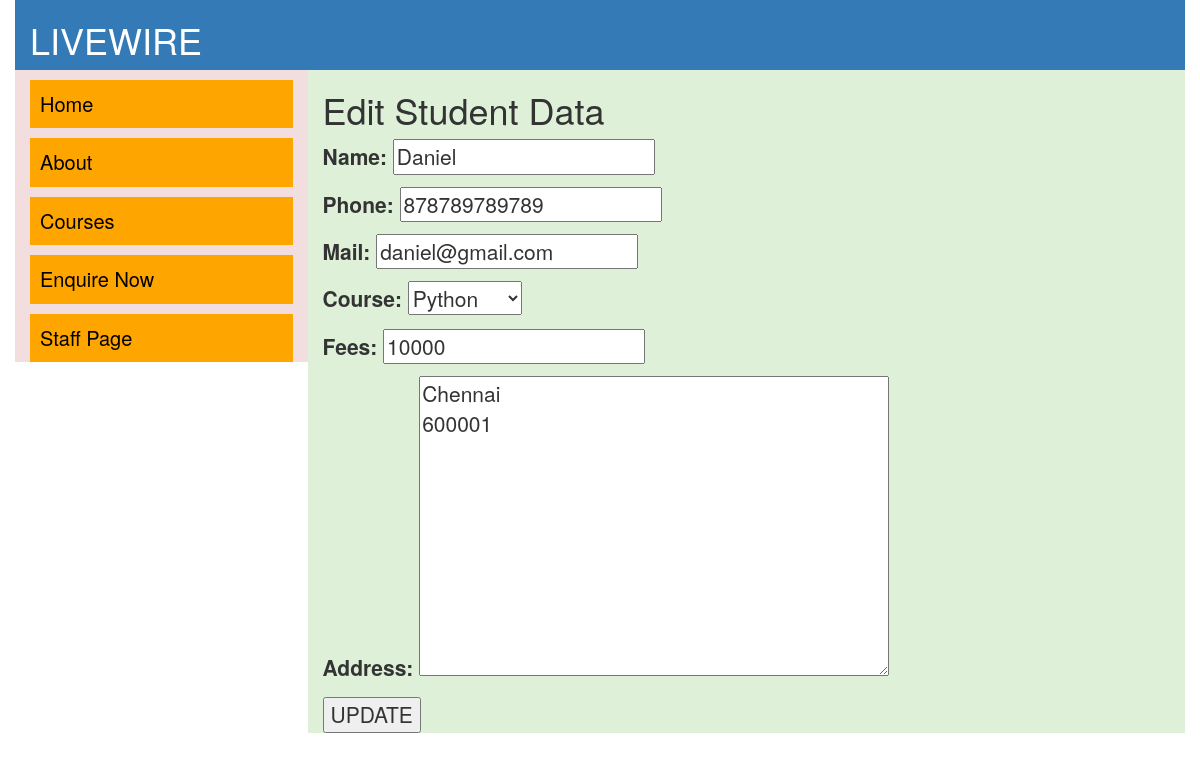
Screenshot of /viewStudent/editStudent/2/ with the database file from the repository.
### app1/models.py (models this page shows)
class Student(models.Model):
    stdId = models.CharField(max_length=10,verbose_name='Student Id')
    name = models.CharField(max_length=30)
    course = models.CharField(max_length=20,choices=[('Java','Java'),
                                                     ('Python','Python'),
                                                     ('C','C'),
                                                     ('C++','C++'),
                                                     ('Full Stack','Full Stack'),
                                                     ('Others','Others')])
    fees = models.IntegerField()
    phone = models.IntegerField()
    mail = models.EmailField()
    address = models.TextField(blank=True)

### app1/views.py (the view)
# urls.py: path('viewStudent/editStudent/<id>/',EditStudent.as_view(),name='editStu'),
class EditStudent(UpdateView):
    model = Student
    fields = ('name','phone','mail','course','fees','address')
    success_url = reverse_lazy('viewStu')
    template_name = 'editStudent.html'
    def get_object(self):
        obj = get_object_or_404(Student,pk=self.kwargs['id'])
        return obj

### templates/editStudent.html (shortened to what this page needs)
{%extends 'base.html'%}
{%block content%}
  <h1>Edit Student Data</h1>
  <form method="post">
    {{form.as_p}}
    <input type="submit" value="UPDATE">
  </form>
{%endblock%}

### rows the page displays
Student: name "Daniel", phone "878789789789", mail "daniel@gmail.com", course "Python", fees "10000", address "Chennai 600001"
